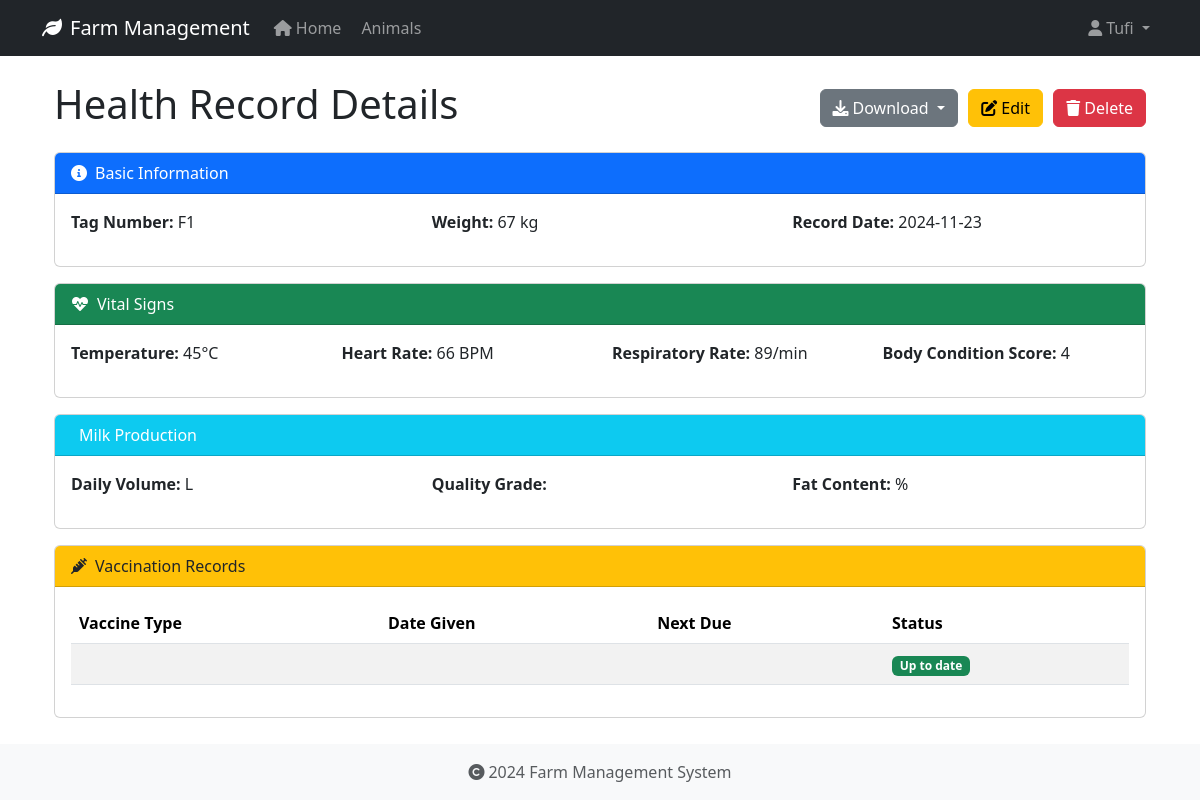
Page /health-records/10 (signed in) on the earlier database version.
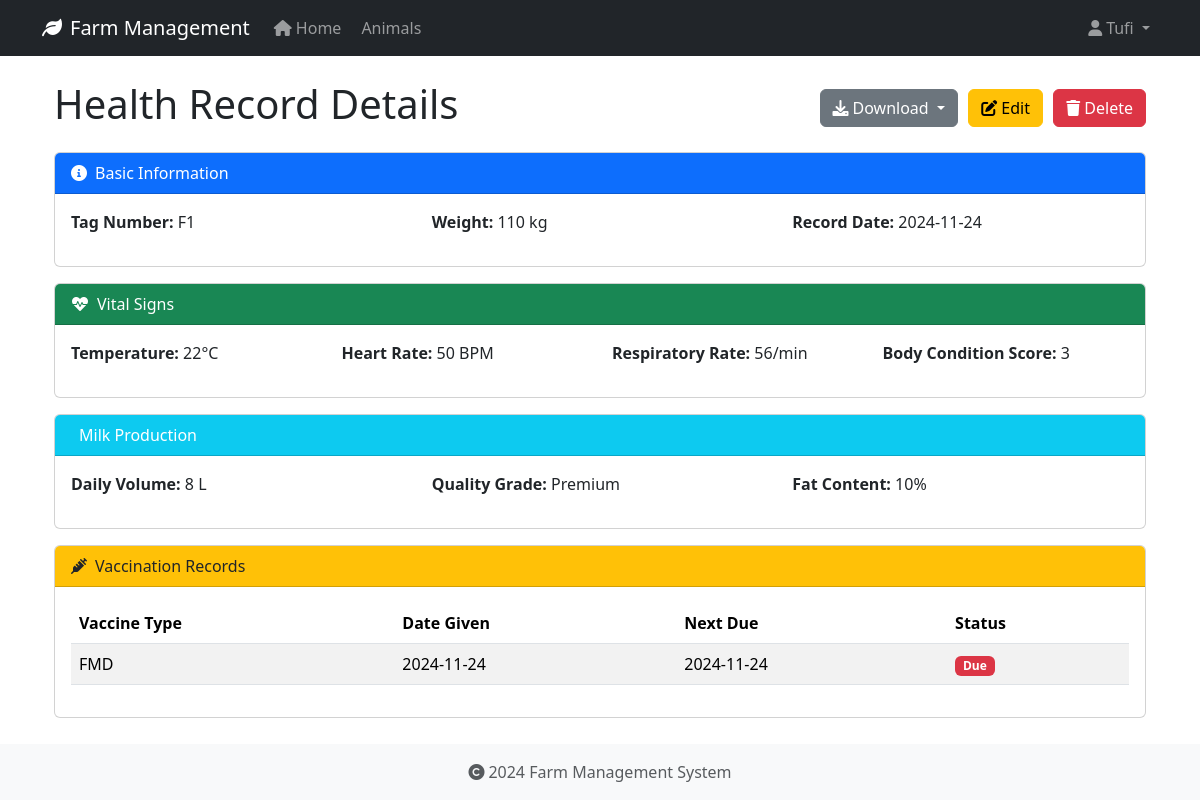
Same page on the later database version.
### app/models/user.py (models this page shows, shortened)
class User(UserMixin, db.Model):
    id = db.Column(db.Integer, primary_key=True)
    username = db.Column(db.String(80), unique=True, nullable=False)
    email = db.Column(db.String(120), unique=True, nullable=False)
    password_hash = db.Column(db.String(128))
    role = db.Column(db.String(20), default='user')
    created_at = db.Column(db.DateTime, default=datetime.utcnow)
    last_login = db.Column(db.DateTime)
    is_active = db.Column(db.Boolean, default=True)
    first_name = db.Column(db.String(50))
    last_name = db.Column(db.String(50))
    reset_token = db.Column(db.String(100), unique=True)  # Store password reset token
    reset_token_expiration = db.Column(db.DateTime)       # Store token expiration time

### app/models/animal.py (models this page shows, shortened)
class Animal(db.Model):
    id = db.Column(db.Integer, primary_key=True)
    tag_number = db.Column(db.String(50), unique=True, nullable=False, index=True)
    name = db.Column(db.String(100), nullable=True)  # Explicitly mark as nullable
    species = db.Column(db.String(50), nullable=False, index=True)
    breed = db.Column(db.String(50), nullable=True)
    date_of_birth = db.Column(db.Date, nullable=True)
    gender = db.Column(db.String(20), nullable=True)
    weight = db.Column(db.Float, nullable=True)
    status = db.Column(db.String(20), default='active', nullable=False)
    purchase_date = db.Column(db.Date, nullable=True)
    purchase_price = db.Column(db.Float, nullable=True)
    notes = db.Column(db.Text, nullable=True)
    created_at = db.Column(db.DateTime, default=datetime.utcnow, nullable=False)
    updated_at = db.Column(db.DateTime, default=datetime.utcnow, onupdate=datetime.utcnow, nullable=False)
    wool_type = db.Column(db.String(50), nullable=True)
    last_shearing = db.Column(db.Date, nullable=True)
    fleece_weight = db.Column(db.Float, nullable=True)
    wool_grade = db.Column(db.String(20), nullable=True)
    lambing_status = db.Column(db.String(50), nullable=True)
    lambing_date = db.Column(db.Date, nullable=True)
    milk_production = db.Column(db.Float, nullable=True)
    last_milking = db.Column(db.Date, nullable=True)  # Changed from DateTime to Date
    milk_quality = db.Column(db.String(20), nullable=True)
    calving_status = db.Column(db.String(50), nullable=True)
    calving_date = db.Column(db.Date, nullable=True)
    milk_fat_content = db.Column(db.Float, nullable=True)
    egg_production = db.Column(db.Integer, nullable=True)
    egg_color = db.Column(db.String(20), nullable=True)
    comb_type = db.Column(db.String(20), nullable=True)
    laying_status = db.Column(db.String(20), nullable=True)
    last_laying_date = db.Column(db.Date, nullable=True)
    egg_size = db.Column(db.String(20), nullable=True)
    category = db.Column(db.String(50), nullable=True)
    special_needs = db.Column(db.Text, nullable=True)
    diet_requirements = db.Column(db.Text, nullable=True)
    habitat = db.Column(db.String(100), nullable=True)
    health_records = db.relationship('HealthRecord', backref='animal', lazy=True, cascade='all, delete-orphan')

class HealthRecord(db.Model):
    id = db.Column(db.Integer, primary_key=True)
    animal_id = db.Column(db.Integer, db.ForeignKey('animal.id', ondelete='CASCADE'), nullable=False)
    record_type = db.Column(db.String(50), nullable=False)  # Made nullable=False
    date = db.Column(db.Date, nullable=False)
    description = db.Column(db.Text, nullable=True)
    treatment = db.Column(db.Text, nullable=True)
    cost = db.Column(db.Float, nullable=True)
    next_due_date = db.Column(db.Date, nullable=True)
    created_at = db.Column(db.DateTime, default=datetime.utcnow, nullable=False)
    created_by_id = db.Column(db.Integer, db.ForeignKey('user.id', ondelete='SET NULL'), nullable=True)

### app/routes/health_records.py (the view)
@bp.route('/<int:id>')
@login_required
def view(id):
    record = HealthRecord.query.get_or_404(id)
    try:
        description = json.loads(record.description) if record.description else {}
        data = {}
        if record.animal.species == 'Sheep':
            data = {
                'tag_number': record.animal.tag_number,
                'weight': description.get('Basic Information', {}).get('Weight'),
                'record_date': record.date.strftime('%Y-%m-%d'),
                'health_status': description.get('Health Status', {}).get('Current'),
                'vaccination_status': description.get('Health Status', {}).get('Vaccination'),
                'pregnancy_status': description.get('Lambing', {}).get('Status'),
                'due_date': description.get('Lambing', {}).get('Due Date'),
                'number_of_lambs': description.get('Lambing', {}).get('Number of Lambs'),
                'lambing_ease': description.get('Lambing', {}).get('Lambing Ease'),
                'lambing_notes': description.get('Lambing', {}).get('Notes'),
                'foot_condition': description.get('Foot Health', {}).get('Condition'),
                'last_foot_check': description.get('Foot Health', {}).get('Last Check'),
                'foot_notes': description.get('Foot Health', {}).get('Notes'),
                'behavior_pattern': description.get('Behavior', {}).get('Pattern'),
                'stress_level': description.get('Behavior', {}).get('Stress Level'),
                'behavior_notes': description.get('Behavior', {}).get('Notes'),
                'wool_quality': description.get('Wool Quality', {}).get('Condition'),
                'wool_texture': description.get('Wool Quality', {}).get('Texture'),
                'last_shearing': description.get('Wool Quality', {}).get('Last Shearing'),
                'next_shearing': description.get('Wool Quality', {}).get('Next Shearing'),
                'treatment_details': record.treatment
            }
            template = 'health_records/sheep/view.html'
        elif record.animal.species == 'Cattle':
            data = {
                'vital_signs': {
                    'temperature': description.get('Vital Signs', {}).get('Temperature', 'N/A'),
                    'heart_rate': description.get('Vital Signs', {}).get('Heart Rate', 'N/A'),
                    'respiratory_rate': description.get('Vital Signs', {}).get('Respiratory Rate', 'N/A'),
                    'weight': description.get('Vital Signs', {}).get('Weight', 'N/A'),
                    'body_condition_score': description.get('Vital Signs', {}).get('Body Condition Score', 'N/A')
                },
                'vaccination_records': {
                    'vaccines': [
                        {
                            'type': vaccine.get('Type', 'N/A'),
                            'date_given': vaccine.get('Date Given', 'N/A'),
                            'next_due': vaccine.get('Next Due', 'N/A'),
                            'is_due': False  # Will be updated below
                        }
                        for vaccine in description.get('Vaccination Records', {}).get('Vaccines', [])
                    ]
                },
                'milk_production': {
                    'daily_volume': description.get('Milk Production', {}).get('Daily Volume', 'N/A'),
                    'quality_grade': description.get('Milk Production', {}).get('Quality Grade', 'N/A'),
                    'fat_content': description.get('Milk Production', {}).get('Fat Content', 'N/A')
                },
                'reproductive_health': {
                    'status': description.get('Reproductive Health', {}).get('Status', 'N/A'),
                    'last_calving_date': description.get('Reproductive Health', {}).get('Last Calving Date', 'N/A'),
                    'notes': description.get('Reproductive Health', {}).get('Notes', 'N/A')
                },
                'treatment': {
                    'type': description.get('Treatment', {}).get('Type', 'N/A'),
                    'veterinarian': description.get('Treatment', {}).get('Veterinarian', 'N/A'),
                    'details': description.get('Treatment', {}).get('Details', 'N/A')
                }
            }
            today = date.today()
            for vaccine in data['vaccination_records']['vaccines']:
                if vaccine['next_due'] != 'N/A':
                    try:
                        next_due_date = datetime.strptime(vaccine['next_due'], '%Y-%m-%d').date()
                        vaccine['is_due'] = next_due_date <= today
                    except (ValueError, TypeError):
                        vaccine['is_due'] = False
            template = 'health_records/cattle/view_cattle.html'
        else:
            flash('Unsupported animal type', 'warning')
            return redirect(url_for('health_records.index'))
        return render_template(template,
                            record=record,
                            data=data,
                            today=date.today())
    except Exception as e:
        print(f"Error processing record: {str(e)}")  # For debugging
        flash(f"Error loading health record: {str(e)}", 'danger')
        return redirect(url_for('health_records.index'))

### app/models/user.py (called while the page is built)
@login_manager.user_loader
def load_user(user_id):
    return User.query.get(int(user_id))

### app/templates/health_records/cattle/view_cattle.html (shortened to what this page needs)
{% extends "base.html" %}
{% block content %}
<div class="container">
    <h1 class="mb-4">Health Record Details
        <div class="float-end">
            <div class="btn-group">
                <button class="btn btn-secondary dropdown-toggle" type="button" data-bs-toggle="dropdown">
                    <i class="fas fa-download me-1"></i>Download
                </button>
            </div>
            <a href="{{ url_for('health_records.edit_cattle', id=record.id) }}" class="btn btn-warning">
                <i class="fas fa-edit me-1"></i>Edit
            </a>
            <button onclick="confirmDelete({{ record.id }})" class="btn btn-danger">
                <i class="fas fa-trash me-1"></i>Delete
            </button>
        </div>
    </h1>
    <div class="card mb-3">
        <div class="card-header bg-primary text-white">
            <i class="fas fa-info-circle me-2"></i>Basic Information
        </div>
        <div class="card-body">
            <div class="row">
                <div class="col-md-4">
                    <p><strong>Tag Number:</strong> {{ record.animal.tag_number }}</p>
                </div>
                <div class="col-md-4">
                    <p><strong>Weight:</strong> {{ data.vital_signs.weight }} kg</p>
                </div>
                <div class="col-md-4">
                    <p><strong>Record Date:</strong> {{ record.date.strftime('%Y-%m-%d') }}</p>
                </div>
            </div>
        </div>
    </div>
    <div class="card mb-3">
        <div class="card-header bg-success text-white">
            <i class="fas fa-heartbeat me-2"></i>Vital Signs
        </div>
        <div class="card-body">
            <div class="row">
                <div class="col-md-3">
                    <p><strong>Temperature:</strong> {{ data.vital_signs.temperature }}°C</p>
                </div>
                <div class="col-md-3">
                    <p><strong>Heart Rate:</strong> {{ data.vital_signs.heart_rate }} BPM</p>
                </div>
                <div class="col-md-3">
                    <p><strong>Respiratory Rate:</strong> {{ data.vital_signs.respiratory_rate }}/min</p>
                </div>
                <div class="col-md-3">
                    <p><strong>Body Condition Score:</strong> {{ data.vital_signs.body_condition_score }}</p>
                </div>
            </div>
        </div>
    </div>
    <div class="card mb-3">
        <div class="card-header bg-info text-white">
            Milk Production
        </div>
        <div class="card-body">
            <div class="row">
                <div class="col-md-4">
                    <p><strong>Daily Volume:</strong> {{ data.milk_production.daily_volume }} L</p>
                </div>
                <div class="col-md-4">
                    <p><strong>Quality Grade:</strong> {{ data.milk_production.quality_grade }}</p>
                </div>
                <div class="col-md-4">
                    <p><strong>Fat Content:</strong> {{ data.milk_production.fat_content }}%</p>
                </div>
            </div>
        </div>
    </div>
    <div class="card mb-3">
        <div class="card-header bg-warning">
            <i class="fas fa-syringe me-2"></i>Vaccination Records
        </div>
        <div class="card-body">
            <div class="table-responsive">
                <table class="table table-striped">
                    <thead>
                        <tr>
                            <th>Vaccine Type</th>
                            <th>Date Given</th>
                            <th>Next Due</th>
                            <th>Status</th>
                        </tr>
                    </thead>
                    <tbody>
                        {% for vaccine in data.vaccination_records.vaccines %}
                        <tr>
                            <td>{{ vaccine.type }}</td>
                            <td>{{ vaccine.date_given }}</td>
                            <td>{{ vaccine.next_due }}</td>
                            <td>
                                {% if vaccine.is_due %}
                                <span class="badge bg-danger">Due</span>
                                {% else %}
                                <span class="badge bg-success">Up to date</span>
                                {% endif %}
                            </td>
                        </tr>
                        {% endfor %}
                    </tbody>
                </table>
            </div>
        </div>
    </div>
</div>
{% endblock %}

### app/templates/base.html (shortened to what this page needs)
<!DOCTYPE html>
<html lang="en">
<head>
    <link rel="stylesheet" href="https://cdn.jsdelivr.net/npm/bootstrap@5.3.2/dist/css/bootstrap.min.css">
    <link rel="stylesheet" href="https://cdnjs.cloudflare.com/ajax/libs/font-awesome/6.0.0/css/all.min.css">
    <link rel="stylesheet" href="{{ url_for('static', filename='css/main.css') }}">
</head>
<body>
    <nav class="navbar navbar-expand-lg navbar-dark bg-dark">
        <div class="container">
            <a class="navbar-brand" href="{{ url_for('main.index') }}">
                <i class="fas fa-leaf me-2"></i>Farm Management
            </a>
            <div class="collapse navbar-collapse" id="navbarNav">
                <ul class="navbar-nav">
                    <li class="nav-item">
                        <a class="nav-link" href="{{ url_for('main.index') }}">
                            <i class="fas fa-home me-1"></i>Home
                        </a>
                    </li>
                    <li class="nav-item">
                        <a class="nav-link" href="{{ url_for('animals.index') }}">
                            Animals
                        </a>
                    </li>
                </ul>
                <ul class="navbar-nav ms-auto">
                    {% if current_user.is_authenticated %}
                        <li class="nav-item dropdown">
                            <a class="nav-link dropdown-toggle" href="#" id="userDropdown" role="button" data-bs-toggle="dropdown">
                                <i class="fas fa-user me-1"></i>{{ current_user.username }}
                            </a>
                        </li>
                    {% endif %}
                </ul>
            </div>
        </div>
    </nav>
    <main class="container mt-4">
        {% block content %}
        {% endblock %}
    </main>
    <footer class="footer mt-auto py-3 bg-light">
        <div class="container text-center">
            <span class="text-muted">
                <i class="fas fa-copyright me-1"></i>2024 Farm Management System
            </span>
        </div>
    </footer>
</body>
</html>

### app/static/css/main.css (style rules this page uses)
body { min-height: 100vh; display: flex; flex-direction: column; }
main { flex: 1 0 auto; }
.footer { flex-shrink: 0; }

Differences in the rows shown:
changed HealthRecord: date "2024-11-23" → "2024-11-24"
Other differences:
{{ data.vital_signs.weight }}: "67" → "110"
{{ data.vital_signs.temperature }}: "45" → "22"
{{ data.vital_signs.heart_rate }}: "66" → "50"
{{ data.vital_signs.respiratory_rate }}: "89" → "56"
{{ data.vital_signs.body_condition_score }}: "4" → "3"
{{ data.milk_production.daily_volume }}: (not shown) → "8"
{{ data.milk_production.quality_grade }}: (not shown) → "Premium"
{{ data.milk_production.fat_content }}: (not shown) → "10"
new list line: "FMD 2024-11-24 2024-11-24 Due"
list line gone: "Up to date"
